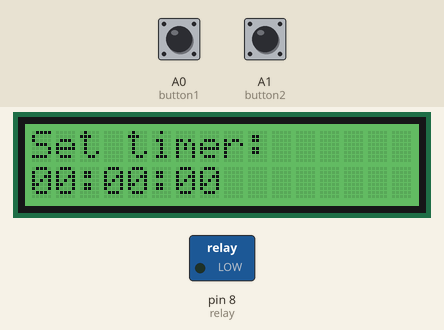
Bench run of a sketch on a simulated Arduino Uno, built with avr-gcc and run on an emulated ATmega328P. On the bench: 16×2 character LCD, switched loads named in the sketch (green lamp = pin HIGH). The test bench sets the inputs (shaded band); at power-on: A0 (button1) LOW, A1 (button2) LOW.

Above: at 1.2 s.
1.3 s: A0 (button1) pulled HIGH for 3.2 s
At 5.6 s:
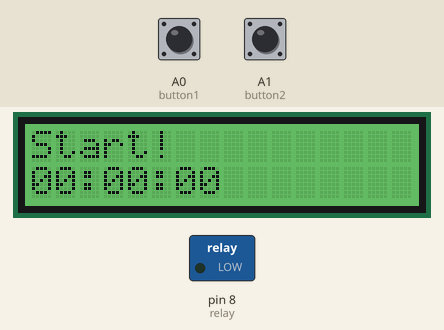
6.0 s: A1 (button2) pulled HIGH for 0.15 s
At 7.5 s:
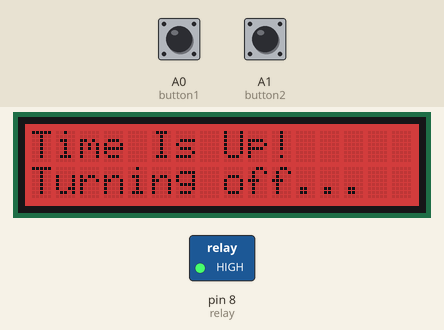
9.1 s: A1 (button2) pulled HIGH for 3.2 s
At 13.4 s:
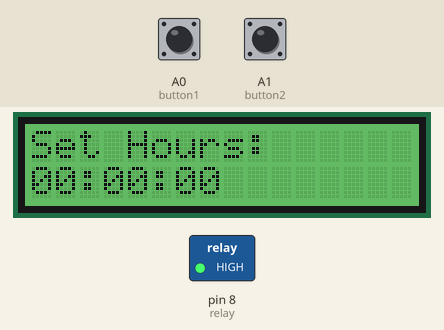
13.8 s: A1 (button2) pulled HIGH for 1 s
At 15.5 s:
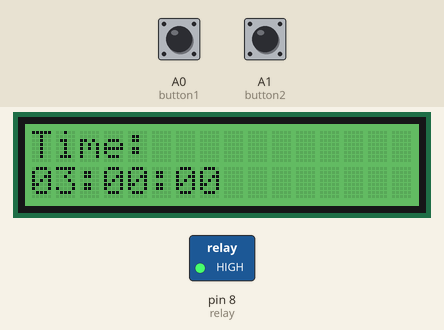
16.3 s: A0 (button1) pulled HIGH for 0.15 s
At 17.0 s:
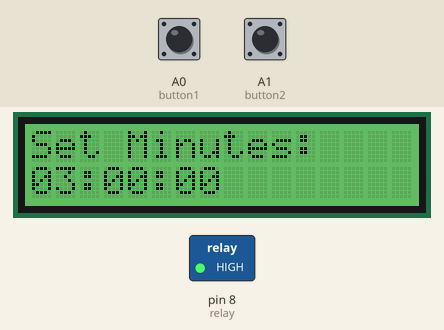
17.9 s: A0 (button1) pulled HIGH for 1 s
At 20.1 s:
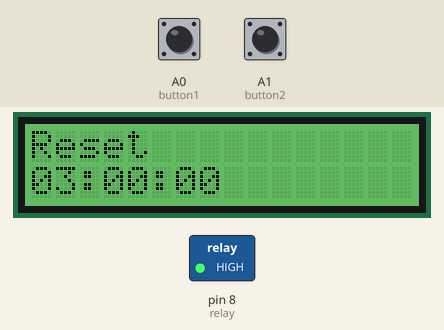
Timing chart, 0 to 21.4 s (numbered marks = the images above; inputs shaded):
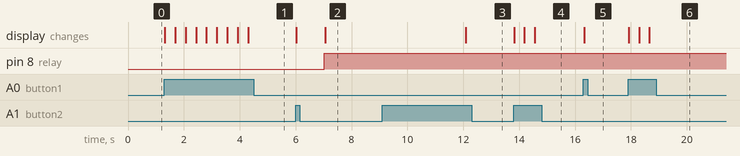

The sketch:

Timer.ino
```cpp
/*
 *  File:   Counter.ino
 *
 *  Author: @Humoba
 *  Date:   2018-07-11
 *
 *  Description:
 *  When the countdown is equal to zero, turn off or turn on the relay connected to pin 8. Can be control some lamp,
 *  fan or enything (10 Ampers max).
 *
 */

/***************************************************************************************************************************/

/*
 *  Libraries
 */
#include <Wire.h>
#include "rgb_lcd.h"


/*
 *  Variables
 */
unsigned long time;
unsigned int hours = 0;
unsigned int minutes = 0;
unsigned int seconds = 0;

bool configuring = false;
bool counting = false;

//  Option button
const int button1 = A0;
//  Change/Select button
const int button2 = A1;
//  Pin relay
const int relay = 8;

byte option = 0;

String text_display = "Set Hours:";

rgb_lcd lcd;

/*
 *  Setup function
 */
void setup() {
    // set up the LCD's number of columns and rows:
    lcd.begin(16, 2);
    // Print a message to the LCD.
    lcd.clear();
    lcd.noBlinkLED();
    print_time(hours, minutes, seconds, "Set timer:");

    time = millis();

    pinMode(relay, OUTPUT);
    digitalWrite(relay, LOW);
}

/*
 *  Loop function
 */
void loop() {

  //Every second
  if(millis() - time > 1000 && counting) {
   print_time(hours, minutes, seconds, "Time:");

   if(hours == 0 && minutes == 0 && seconds == 0) {
    timeIsUp();
   }
   else
    digitalWrite(relay, LOW);

   //Time control
   if(seconds > 0){
      seconds--;
    }
    else{
      if(minutes > 0) {
        minutes--;
        seconds = 59;
      }
      else {
        if(hours > 0){
          hours--;
          minutes = 59;
          seconds = 59;
        }
      }
    }
  }

  //  Showing menu
  if(!counting) {
    //Selector
    if(digitalRead(button1)){
      if(configuring){
        option++;
        if(option == 5)
          option = 0;
        switch(option){
          case 0:
            text_display = "Set Hours:";
            break;
          case 1:
            text_display = "Set Minutes:";
            break;
          case 2:
            text_display = "Set Seconds:";
            break;
          case 3:
            text_display = "Start!";
            break;
          case 4:
            text_display = "Reset";
            break;
        }
        print_time(hours, minutes, seconds, text_display);
      }
      else {
        configuring = true;
        option = 0;
        print_time(hours, minutes, seconds, "Set Hours:");
      }
      delay(350);
    }

    //  Settings
    if(digitalRead(button2)){
      if(configuring){
        switch(option){
          case 0:
            hours++;
            //  max: 12 hour
            if(hours == 13)
              hours = 0;
            break;
          case 1:
            minutes++;
            if(minutes == 60)
              minutes = 0;
            break;
          case 2:
            seconds++;
            if(seconds == 60)
              seconds = 0;
            break;
          case 3:
            counting = true;
            configuring = false;
            //  Reset the menu to use it in the next time
            option = 0;
            text_display = "Time:";
            digitalWrite(relay, LOW);
            break;
          case 4:
            //  Reset the menu
            hours = 0;
            minutes = 0;
            seconds = 0;
            break;
        }
        print_time(hours, minutes, seconds, text_display);
      }
      else {
        configuring = true;
        option = 0;
        print_time(hours, minutes, seconds, "Set Hours:");
      }
      delay(350);
    }
  }
}

void print_time(int hours, int minutes, int seconds, String text) {
  lcd.clear();
  lcd.setCursor(0,0);
  lcd.print(text);
  lcd.setCursor(0,1);
  lcd.display();
  lcd.setRGB(51, 170, 51);
  lcd.noBlinkLED();
  time = millis();

  //Print with time format
  if (hours >= 10 )
    lcd.print(hours);
  else {
    lcd.print("0" + String(hours));
  }
  lcd.print(':');
  if (minutes >= 10 )
    lcd.print(minutes);
  else
    lcd.print("0" + String(minutes));
  lcd.print(':');
  if (seconds >= 10 )
    lcd.print(seconds);
  else
    lcd.print("0" + String(seconds));
}

void timeIsUp() {
  digitalWrite(relay, HIGH);
  counting = false;
  lcd.setRGB(200, 0, 0);
  lcd.blinkLED();
  lcd.clear();
  lcd.print("Time Is Up!");
  lcd.setCursor(0,2);
  lcd.print("Turning off...");
  lcd.display();
  delay(5000);
  lcd.setRGB(0, 0, 0);
  lcd.clear();
  lcd.noDisplay();
  lcd.noBlinkLED();

}

/*********************************************************************************************************
  END FILE
*********************************************************************************************************/
```

Measured:
- after the input at 1.3 s, the display: first changes at once (image 1 shows a later state)
- after the input at 6.0 s, pin 8 (relay): LOW → HIGH after 1.0 s; the display: first changes at once (image 2 shows a later state)
- after the input at 9.1 s, the display: changes after 3.0 s (image 3)
- after the input at 13.8 s, the display: first changes at once (image 4 shows a later state)
- after the input at 16.3 s, the display: changes at once (image 5)
- after the input at 17.9 s, the display: first changes at once (image 6 shows a later state)
